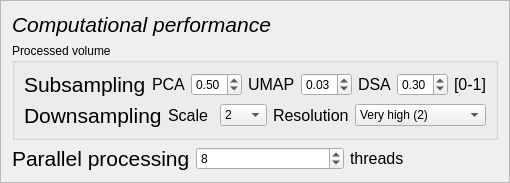
                 <widget class="QFrame" name="frame_9">
                  <property name="font">
                   <font>
                    <family>Arial</family>
                   </font>
                  </property>
                  <property name="frameShape">
                   <enum>QFrame::StyledPanel</enum>
                  </property>
                  <property name="frameShadow">
                   <enum>QFrame::Raised</enum>
                  </property>
                  <layout class="QGridLayout" name="gridLayout_10">
                   <item row="0" column="0">
                    <layout class="QVBoxLayout" name="verticalLayout_12">
                     <item>
                      <widget class="QLabel" name="label_28">
                       <property name="font">
                        <font>
                         <family>Arial</family>
                         <pointsize>16</pointsize>
                         <italic>true</italic>
                        </font>
                       </property>
                       <property name="text">
                        <string>Computational performance</string>
                       </property>
                      </widget>
                     </item>
                     <item>
                      <widget class="QGroupBox" name="groupBox_3">
                       <property name="title">
                        <string>Processed volume</string>
                       </property>
                       <layout class="QGridLayout" name="gridLayout_13">
                        <item row="3" column="0">
                         <layout class="QHBoxLayout" name="horizontalLayout_39">
                          <item>
                           <widget class="QLabel" name="label_62">
                            <property name="font">
                             <font>
                              <family>Arial</family>
                              <pointsize>16</pointsize>
                             </font>
                            </property>
                            <property name="text">
                             <string>Downsampling</string>
                            </property>
                           </widget>
                          </item>
                          <item>
                           <widget class="QLabel" name="label_57">
                            <property name="font">
                             <font>
                              <family>Arial</family>
                              <pointsize>12</pointsize>
                             </font>
                            </property>
                            <property name="text">
                             <string>Scale</string>
                            </property>
                           </widget>
                          </item>
                          <item>
                           <widget class="QComboBox" name="comboBox_4">
                            <property name="font">
                             <font>
                              <family>Arial</family>
                             </font>
                            </property>
                            <property name="editable">
                             <bool>false</bool>
                            </property>
                            <property name="currentIndex">
                             <number>2</number>
                            </property>
                            <item>
                             <property name="text">
                              <string>0.5</string>
                             </property>
                            </item>
                            <item>
                             <property name="text">
                              <string>1</string>
                             </property>
                            </item>
                            <item>
                             <property name="text">
                              <string>2</string>
                             </property>
                            </item>
                            <item>
                             <property name="text">
                              <string>4</string>
                             </property>
                            </item>
                            <item>
                             <property name="text">
                              <string>8</string>
                             </property>
                            </item>
                            <item>
                             <property name="text">
                              <string>12</string>
                             </property>
                            </item>
                            <item>
                             <property name="text">
                              <string>16</string>
                             </property>
                            </item>
                            <item>
                             <property name="text">
                              <string>24</string>
                             </property>
                            </item>
                            <item>
                             <property name="text">
                              <string>32</string>
                             </property>
                            </item>
                           </widget>
                          </item>
                          <item>
                           <widget class="QLabel" name="label_65">
                            <property name="font">
                             <font>
                              <family>Arial</family>
                              <pointsize>12</pointsize>
                             </font>
                            </property>
                            <property name="text">
                             <string>Resolution</string>
                            </property>
                           </widget>
                          </item>
                          <item>
                           <widget class="QComboBox" name="comboBox_5">
                            <property name="font">
                             <font>
                              <family>Arial</family>
                             </font>
                            </property>
                            <property name="editable">
                             <bool>false</bool>
                            </property>
                            <property name="currentIndex">
                             <number>1</number>
                            </property>
                            <item>
                             <property name="text">
                              <string>Full (1)</string>
                             </property>
                            </item>
                            <item>
                             <property name="text">
                              <string>Very high (2)</string>
                             </property>
                            </item>
                            <item>
                             <property name="text">
                              <string>High (4)</string>
                             </property>
                            </item>
                            <item>
                             <property name="text">
                              <string>Moderate (8)</string>
                             </property>
                            </item>
                            <item>
                             <property name="text">
                              <string>Low (16)</string>
                             </property>
                            </item>
                            <item>
                             <property name="text">
                              <string>Very low (32)</string>
                             </property>
                            </item>
                            <item>
                             <property name="text">
                              <string>Extremely low (64)</string>
                             </property>
                            </item>
                           </widget>
                          </item>
                         </layout>
                        </item>
                        <item row="1" column="0">
                         <layout class="QHBoxLayout" name="horizontalLayout_27">
                          <item>
                           <widget class="QLabel" name="label_69">
                            <property name="font">
                             <font>
                              <family>Arial</family>
                              <pointsize>16</pointsize>
                             </font>
                            </property>
                            <property name="text">
                             <string>Subsampling</string>
                            </property>
                           </widget>
                          </item>
                          <item>
                           <widget class="QLabel" name="label_66">
                            <property name="font">
                             <font>
                              <family>Arial</family>
                              <pointsize>12</pointsize>
                             </font>
                            </property>
                            <property name="text">
                             <string>PCA</string>
                            </property>
                           </widget>
                          </item>
                          <item>
                           <widget class="QDoubleSpinBox" name="doubleSpinBox_4">
                            <property name="font">
                             <font>
                              <family>Arial</family>
                             </font>
                            </property>
                            <property name="minimum">
                             <double>0.010000000000000</double>
                            </property>
                            <property name="maximum">
                             <double>1.000000000000000</double>
                            </property>
                            <property name="singleStep">
                             <double>0.010000000000000</double>
                            </property>
                            <property name="value">
                             <double>0.500000000000000</double>
                            </property>
                           </widget>
                          </item>
                          <item>
                           <widget class="QLabel" name="label_68">
                            <property name="font">
                             <font>
                              <family>Arial</family>
                              <pointsize>12</pointsize>
                             </font>
                            </property>
                            <property name="text">
                             <string>UMAP</string>
                            </property>
                           </widget>
                          </item>
                          <item>
                           <widget class="QDoubleSpinBox" name="doubleSpinBox_7">
                            <property name="font">
                             <font>
                              <family>Arial</family>
                             </font>
                            </property>
                            <property name="minimum">
                             <double>0.010000000000000</double>
                            </property>
                            <property name="maximum">
                             <double>1.000000000000000</double>
                            </property>
                            <property name="singleStep">
                             <double>0.010000000000000</double>
                            </property>
                            <property name="value">
                             <double>0.030000000000000</double>
                            </property>
                           </widget>
                          </item>
                          <item>
                           <widget class="QLabel" name="label_67">
                            <property name="font">
                             <font>
                              <family>Arial</family>
                              <pointsize>12</pointsize>
                             </font>
                            </property>
                            <property name="text">
                             <string>DSA</string>
                            </property>
                           </widget>
                          </item>
                          <item>
                           <widget class="QDoubleSpinBox" name="doubleSpinBox_5">
                            <property name="font">
                             <font>
                              <family>Arial</family>
                             </font>
                            </property>
                            <property name="minimum">
                             <double>0.010000000000000</double>
                            </property>
                            <property name="maximum">
                             <double>1.000000000000000</double>
                            </property>
                            <property name="singleStep">
                             <double>0.010000000000000</double>
                            </property>
                            <property name="value">
                             <double>0.300000000000000</double>
                            </property>
                           </widget>
                          </item>
                          <item>
                           <widget class="QLabel" name="label_43">
                            <property name="font">
                             <font>
                              <family>Arial</family>
                              <pointsize>12</pointsize>
                             </font>
                            </property>
                            <property name="text">
                             <string>[0-1]</string>
                            </property>
                            <property name="wordWrap">
                             <bool>true</bool>
                            </property>
                           </widget>
                          </item>
                         </layout>
                        </item>
                       </layout>
                      </widget>
                     </item>
                     <item>
                      <layout class="QHBoxLayout" name="horizontalLayout_11">
                       <item>
                        <widget class="QLabel" name="label_24">
                         <property name="font">
                          <font>
                           <family>Arial</family>
                           <pointsize>16</pointsize>
                          </font>
                         </property>
                         <property name="text">
                          <string>Parallel processing</string>
                         </property>
                        </widget>
                       </item>
                       <item>
                        <widget class="QSpinBox" name="spinBox_5">
                         <property name="font">
                          <font>
                           <family>Arial</family>
                          </font>
                         </property>
                         <property name="value">
                          <number>8</number>
                         </property>
                        </widget>
                       </item>
                       <item>
                        <widget class="QLabel" name="label_34">
                         <property name="font">
                          <font>
                           <family>Arial</family>
                           <pointsize>12</pointsize>
                          </font>
                         </property>
                         <property name="text">
                          <string>threads</string>
                         </property>
                        </widget>
                       </item>
                      </layout>
                     </item>
                    </layout>
                   </item>
                  </layout>
                 </widget>
